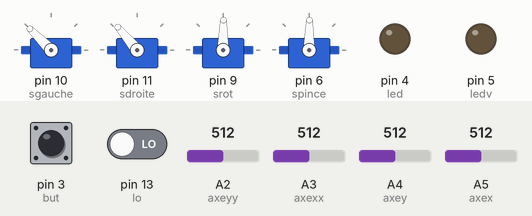
Recording of a sketch running on a simulated Arduino Uno, built with avr-gcc and run on an emulated ATmega328P. Parts: 4 × servo, output pins drawn as LEDs (lit = HIGH). Inputs (shaded band) come from the test bench; at power-on: A2 (axeyy) = 512, A3 (axexx) = 512, A4 (axey) = 512, A5 (axex) = 512, pin 13 (lo) LOW, pin 3 (but) LOW.

Above: at 1.7 s.
1.8 s: A2 (axeyy) set to 716
At 3.6 s:
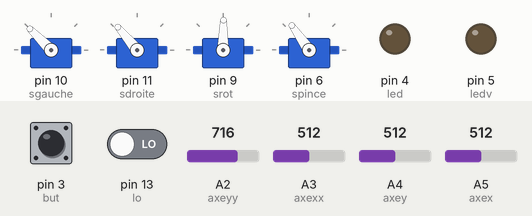
4.0 s: A3 (axexx) set to 992
At 5.6 s:
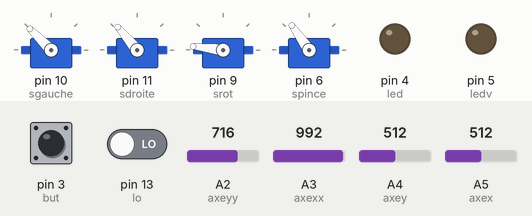
6.5 s: A4 (axey) set to 30
At 8.3 s:
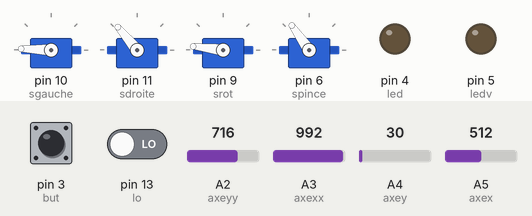
8.6 s: A5 (axex) set to 716
At 9.3 s:
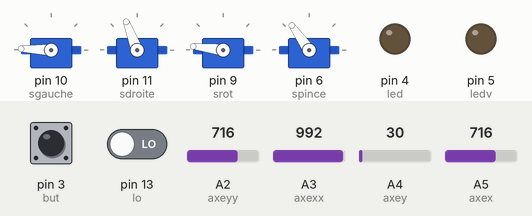
10.4 s: pin 13 (lo) driven HIGH
At 11.6 s:
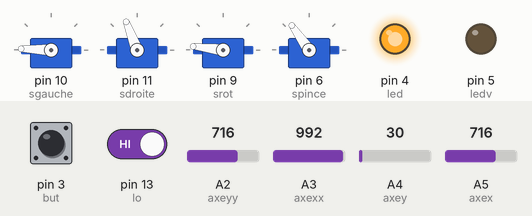
11.9 s: A2 (axeyy) set to 992
Timing chart, 0 to 58.0 s (numbered marks = the images above; inputs shaded):
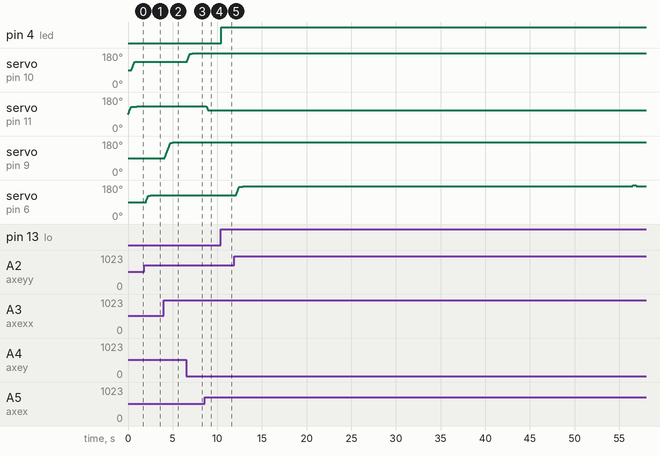

The sketch:

test_int.ino
```cpp
#include <Servo.h>
Servo sdroite;
Servo sgauche;
Servo srot;
Servo spince;

int led = 4;
int lo = 13;
int ledv = 5;
int but = 3;


int var = 8;


int valx;
int valy;
int valxx;
int valyy;


int axex = A5;
int axey = A4;
int axeyy = A2;
int axexx = A3;

int tempx = 90;
int tempy = 90;
int tempxx = 90;
int tempyy = 90;


int taille;
int tabd[100];
int dt;
int tabg[100];
int gt;
int tabr[100];
int rt;
int tabp[100];
int pt;


void setup()
{
  pinMode(led, OUTPUT);
  pinMode(lo, INPUT);
  pinMode(ledv, OUTPUT);
  pinMode(but, INPUT);
  pinMode(axexx, INPUT);
  pinMode(axey, INPUT);
  pinMode(axex, INPUT);
  pinMode(axeyy, INPUT);
  sgauche.attach(10);
  sdroite.attach(11);
  srot.attach(9);
  spince.attach(6);

}

void loop()
{


 valx= analogRead(axex);                  // droite
    valx = map (valx, 0, 1023, 0, 100);
    delay(25);
    valx = 180 - valx;


     if (tempx<valx)
    {
    for (int i=tempx; i<valx; i++)
    {
      delay(var);
      sdroite.write(i);
    }
    }
      else
    {
       for (int i=tempx; valx<=i; i--)
    {
      delay(var);
      sdroite.write(i);
    }
    }
    tempx=valx;


valy= analogRead(axey);                     // gauche
    valy = map (valy, 0, 1023, 0, 90);
    delay(25);
    valy = 180 - valy;


     if (tempy<valy)
    {
    for (int i=tempy; i<valy; i++)
    {
      delay(var);
      sgauche.write(i);
    }
    }
      else
    {
       for (int i=tempy; valy<=i; i--)
    {
      delay(var);
      sgauche.write(i);
    }
    }
    tempy=valy;


 valxx= analogRead(axexx);                  //rotation
    valxx = map (valxx, 0, 1023, 0, 179);
    delay(25);


     if (tempxx<valxx)
    {
    for (int i=tempxx; i<valxx; i++)
    {
      delay(var);
      srot.write(i);
    }
    }
      else
    {
       for (int i=tempxx; valxx<=i; i--)
    {
      delay(var);
      srot.write(i);
    }
    }
    tempxx=valxx;


    valyy= analogRead(axeyy);               // pince
    valyy = map (valyy, 0, 1023, 0, 179);
    delay(25);


     if (tempyy<valyy)
    {
    for (int i=tempyy; i<valyy; i++)
    {
      delay(var);
      spince.write(i);
    }
    }
      else
    {
       for (int i=tempyy; valyy<=i; i--)
    {
      delay(var);
      spince.write(i);
    }
    }
    tempyy=valyy;


  int inte= digitalRead(lo);
  if (inte==HIGH)
  {
    digitalWrite(led, HIGH);
    taille =0;
    tabd[taille]=130;
    tabg[taille]=135;
    tabr[taille]=0;
    tabp[taille]=90;
  }
  while(inte==HIGH)                 // WHILE
  {


valx= analogRead(axex);                  // droite
    valx = map (valx, 0, 1023, 0, 100);
    delay(25);
    valx = 180 - valx;


     if (tempx<valx)
    {
    for (int i=tempx; i<valx; i++)
    {
      delay(var);
      sdroite.write(i);
    }
    }
      else
    {
       for (int i=tempx; valx<=i; i--)
    {
      delay(var);
      sdroite.write(i);
    }
    }
    tempx=valx;


valy= analogRead(axey);                     // gauche
    valy = map (valy, 0, 1023, 0, 90);
    delay(25);
    valy = 180 - valy;


     if (tempy<valy)
    {
    for (int i=tempy; i<valy; i++)
    {
      delay(var);
      sgauche.write(i);
    }
    }
      else
    {
       for (int i=tempy; valy<=i; i--)
    {
      delay(var);
      sgauche.write(i);
    }
    }
    tempy=valy;


 valxx= analogRead(axexx);                  //rotation
    valxx = map (valxx, 0, 1023, 0, 179);
    delay(25);


     if (tempxx<valxx)
    {
    for (int i=tempxx; i<valxx; i++)
    {
      delay(var);
      srot.write(i);
    }
    }
      else
    {
       for (int i=tempxx; valxx<=i; i--)
    {
      delay(var);
      srot.write(i);
    }
    }
    tempxx=valxx;


    valyy= analogRead(axeyy);               // pince
    valyy = map (valyy, 0, 1023, 0, 179);
    delay(25);


     if (tempyy<valyy)
    {
    for (int i=tempyy; i<valyy; i++)
    {
      delay(var);
      spince.write(i);
    }
    }
      else
    {
       for (int i=tempyy; valyy<=i; i--)
    {
      delay(var);
      spince.write(i);
    }
    }
    tempyy=valyy;


  taille++;
  tabd[taille]=valx;
  tabg[taille]=valy;
  tabr[taille]=valxx;
  tabp[taille]=valyy;
  delay(250);

    digitalWrite(led, HIGH);
    inte = digitalRead(lo);
  }                                   // FIN WHILE


  digitalWrite(led, LOW);

  int etbut = digitalRead(but);


 if (etbut == 1)                // DEBUT IF
{
    digitalWrite(ledv, HIGH);
    for (int i= 0; i<taille; i++)
    {


dt = tabd[i+1];                    // debut droite
      valx = dt;


       delay(25);


     if (tempx<valx)
    {
    for (int i=tempx; i<valx; i++)
    {
      delay(var);
      sdroite.write(i);
    }
    }
      else
    {
       for (int i=tempx; valx<=i; i--)
    {
      delay(var);
      sdroite.write(i);
    }
    }
    tempx=valx;


    gt = tabg[i+1];                // debut gauche
      valy = gt;


       delay(25);


     if (tempy<valy)
    {
    for (int i=tempy; i<valy; i++)
    {
      delay(var);
      sgauche.write(i);
    }
    }
      else
    {
       for (int i=tempy; valy<=i; i--)
    {
      delay(var);
      sgauche.write(i);
    }
    }
    tempy=valy;


    rt = tabr[i+1];              // debut rotation
      valxx = rt;


       delay(25);


     if (tempxx<valxx)
    {
    for (int i=tempxx; i<valxx; i++)
    {
      delay(var);
      srot.write(i);
    }
    }
      else
    {
       for (int i=tempxx; valxx<=i; i--)
    {
      delay(var);
      srot.write(i);
    }
    }
    tempxx=valxx;


    pt = tabp[i+1];              // debut pince
      valyy = pt;


       delay(25);


     if (tempyy<valyy)
    {
    for (int i=tempyy; i<valyy; i++)
    {
      delay(var);
      spince.write(i);
    }
    }
      else
    {
       for (int i=tempyy; valyy<=i; i--)
    {
      delay(var);
      spince.write(i);
    }
    }
    tempyy=valyy;


      delay(250);               // FIN DU IF
    }
    etbut = digitalRead(but);
}
  digitalWrite(ledv, LOW);
  delay(100);


}


/*void dep3(int tempx, int valx)     //dep rot
{
  valx = map (valx, 0, 1023, 0, 180);
    delay(25);

     if (tempx<valx)
    {
    for (int i=tempx; i<valx; i++)
    {
      delay(var);
      srot.write(i);

    }
    }
      else
    {
       for (int i=tempx; valx<=i; i--)
    {
      delay(var);
      srot.write(i);

    }
    }
    tempx=valx;


}

void dep1(int tempx, int valx)       // dep droite
{
  valx = map (valx, 0, 1023, 0, 180);
    delay(25);

     if (tempx<valx)
    {
    for (int i=tempx; i<valx; i++)
    {
      delay(var);
      sdroite.write(i);

    }
    }
      else
    {
       for (int i=tempx; valx<=i; i--)
    {
      delay(var);
      sdroite.write(i);

    }
    }
    tempx=valx;


}

void dep2(int tempx, int valx)         // dep gauche
{
  valx = map (valx, 0, 1023, 0, 180);
    delay(25);

     if (tempx<valx)
    {
    for (int i=tempx; i<valx; i++)
    {
      delay(var);
      sgauche.write(i);

    }
    }
      else
    {
       for (int i=tempx; valx<=i; i--)
    {
      delay(var);
      sgauche.write(i);

    }
    }
    tempx=valx;


}

void dep4(int tempx, int valx)       //dep pince
{
  valx = map (valx, 0, 1023, 0, 180);
    delay(25);

     if (tempx<valx)
    {
    for (int i=tempx; i<valx; i++)
    {
      delay(var);
      spince.write(i);

    }
    }
      else
    {
       for (int i=tempx; valx<=i; i--)
    {
      delay(var);
      spince.write(i);

    }
    }
    tempx=valx;


}*/
```

Measured:
- after the input at 1.8 s, servo on pin 6 (spince): moves from 89° to 125° over 0.51 s, starting after 0.19 s
- after the input at 4.0 s, servo on pin 9 (srot): moves from 89° to 173° over 0.90 s, starting after 0.11 s
- after the input at 6.5 s, servo on pin 10 (sgauche): moves from 135° to 178° over 0.56 s, starting after 0.11 s
- after the input at 8.6 s, servo on pin 11 (sdroite): 130° → 111° after 0.18 s
- after the input at 10.4 s, pin 4 (led): LOW → HIGH at once
